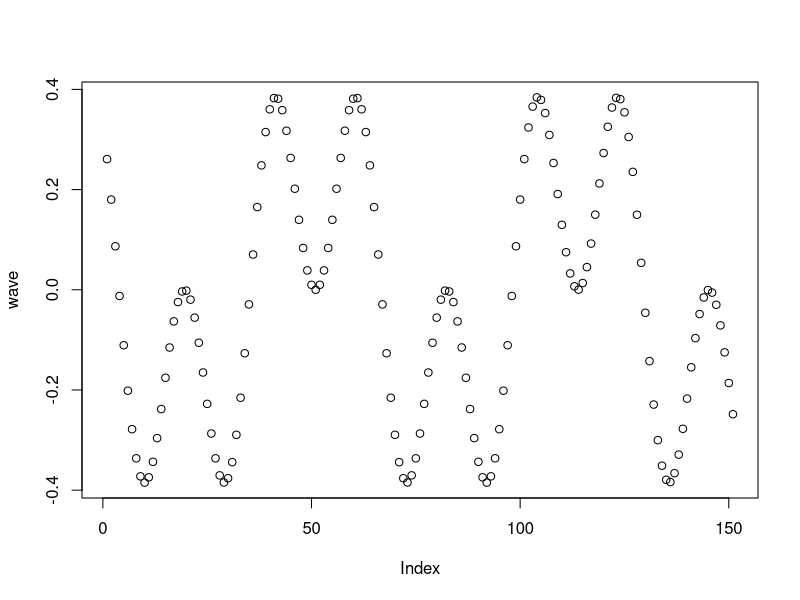

R code for this plot:
# Exercise 1: creating and operating on vectors

# Create a vector `names` that contains your name and the names of 2 people 
# next to you. Print the vector.
names <- c("Rafael", "Jose", "Abraham")

# Use the colon operator : to create a vector `n` of numbers from 10:49
n <- c(10:49)

# Use the `length()` function to get the number of elements in `n`
length <- length(n)

# Add 1 to each element in `n` and print the result
n + 1

# Create a vector `m` that contains the numbers 10 to 1 (in that order). 
# Hint: use the `seq()` function
?seq
m <- seq(10,1)
# Subtract `m` FROM `n`. Note the recycling!
n - m

# Use the `seq()` function to produce a range of numbers from -5 to 10 in `0.1`
# increments. Store it in a variable `x_range`
x_range <- seq(-5, 10, 0.1)

# Create a vector `sin_wave` by calling the `sin()` function on each element 
# in `x_range`.
sin_wave <- sin(x_range)

# Create a vector `cos_wave` by calling the `cos()` function on each element 
# in `x_range`.
cos_wave <- cos(x_range)

# Create a vector `wave` by multiplying `sin_wave` and `cos_wave` together, then
# adding `sin_wave` to the product
wave <- (sin_wave * cos_wave) * sin_wave

# Use the `plot()` function to plot your `wave`!
plot(wave)
